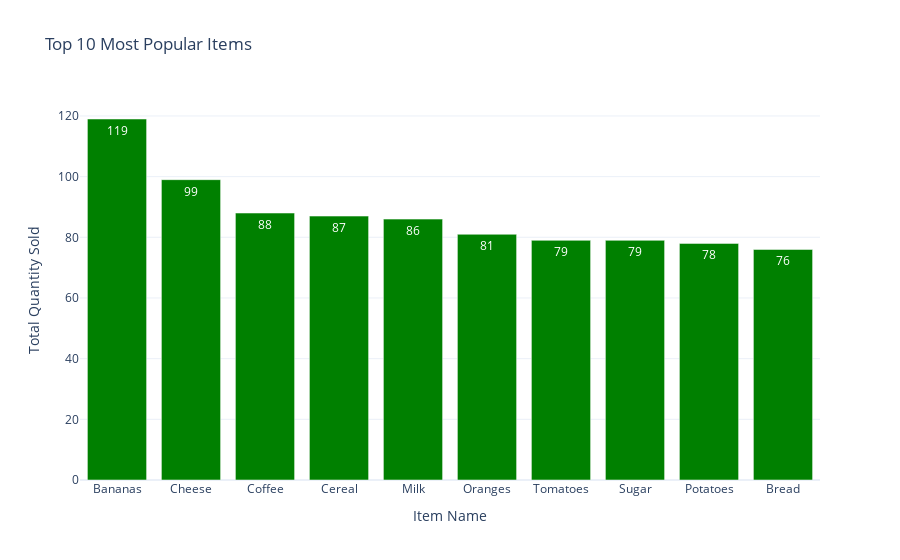

The notebook cell this image was saved under:
### Markdown cell above
Let’s take a look at the top 10 best-selling items in the store."

### Code cell
# Calculate item popularity by grouping the data by item name and summing the quantities sold for each item
item_popularity = data.groupby('Itemname')['Quantity'].sum().sort_values(ascending=False)

# Specify the number of top items to display
top_n = 10

# Create a new figure
fig = go.Figure()

# Add a bar trace to the figure, representing the top N most popular items
fig.add_trace(go.Bar(
    x=item_popularity.index[:top_n],  # X-axis: Item names
    y=item_popularity.values[:top_n],  # Y-axis: Total quantities sold
    text=item_popularity.values[:top_n],  # Text displayed on top of each bar
    textposition='auto',  # Automatically position the text on the bars
    marker=dict(color='green')  # Set the color of the bars to green
))

# Update the layout of the figure to set the title and axis labels
fig.update_layout(
    title=f'Top {top_n} Most Popular Items',  # Title of the plot
    xaxis_title='Item Name',  # Label for the x-axis
    yaxis_title='Total Quantity Sold'  # Label for the y-axis
)

# Show the figure
fig.show()

### Figure 1 — Plotly figure (JSON) as saved in the notebook; plotly's stock layout.template omitted (floating-point values rounded to 4 significant figures)
{"data": [{"marker": {"color": "green"}, "text": [119, 99, 88, 87, 86, 81, 79, 79, 78, 76], "textposition": "auto", "type": "bar", "x": ["Bananas", "Cheese", "Coffee", "Cereal", "Milk", "Oranges", "Tomatoes", "Sugar", "Potatoes", "Bread"], "y": [119, 99, 88, 87, 86, 81, 79, 79, 78, 76]}], "layout": {"autosize": true, "title": {"text": "Top 10 Most Popular Items"}, "xaxis": {"autorange": true, "range": [-0.5, 9.5], "title": {"text": "Item Name"}, "type": "category"}, "yaxis": {"autorange": true, "range": [0, 125.3], "title": {"text": "Total Quantity Sold"}, "type": "linear"}}}
